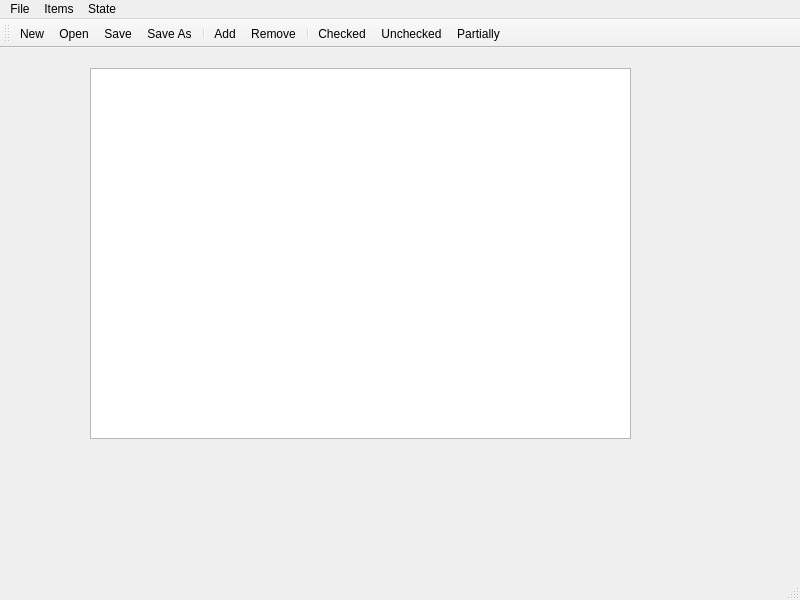
<?xml version="1.0" encoding="UTF-8"?>
<ui version="4.0">
 <class>MainWindow</class>
 <widget class="QMainWindow" name="MainWindow">
  <property name="geometry">
   <rect>
    <x>0</x>
    <y>0</y>
    <width>800</width>
    <height>600</height>
   </rect>
  </property>
  <property name="windowTitle">
   <string>MainWindow</string>
  </property>
  <widget class="QWidget" name="centralwidget">
   <widget class="QListWidget" name="listWidget">
    <property name="geometry">
     <rect>
      <x>90</x>
      <y>20</y>
      <width>541</width>
      <height>371</height>
     </rect>
    </property>
   </widget>
  </widget>
  <widget class="QMenuBar" name="menubar">
   <property name="geometry">
    <rect>
     <x>0</x>
     <y>0</y>
     <width>800</width>
     <height>25</height>
    </rect>
   </property>
   <widget class="QMenu" name="menuFile">
    <property name="title">
     <string>File</string>
    </property>
    <addaction name="actionNew"/>
    <addaction name="separator"/>
    <addaction name="actionOpen"/>
    <addaction name="actionSave"/>
    <addaction name="actionSave_As"/>
    <addaction name="separator"/>
    <addaction name="actionExit"/>
   </widget>
   <widget class="QMenu" name="menuItems">
    <property name="title">
     <string>Items</string>
    </property>
    <addaction name="actionAdd"/>
    <addaction name="actionRemove"/>
    <addaction name="separator"/>
    <addaction name="actionClear"/>
    <addaction name="separator"/>
    <addaction name="actionSelect_All"/>
    <addaction name="actionSelect_None"/>
   </widget>
   <widget class="QMenu" name="menuState">
    <property name="title">
     <string>State</string>
    </property>
    <addaction name="actionChecked"/>
    <addaction name="actionUnchecked"/>
    <addaction name="actionPartially"/>
   </widget>
   <addaction name="menuFile"/>
   <addaction name="menuItems"/>
   <addaction name="menuState"/>
  </widget>
  <widget class="QStatusBar" name="statusbar"/>
  <widget class="QToolBar" name="toolBar">
   <property name="windowTitle">
    <string>toolBar</string>
   </property>
   <attribute name="toolBarArea">
    <enum>TopToolBarArea</enum>
   </attribute>
   <attribute name="toolBarBreak">
    <bool>false</bool>
   </attribute>
   <addaction name="actionNew"/>
   <addaction name="actionOpen"/>
   <addaction name="actionSave"/>
   <addaction name="actionSave_As"/>
   <addaction name="separator"/>
   <addaction name="actionAdd"/>
   <addaction name="actionRemove"/>
   <addaction name="separator"/>
   <addaction name="actionChecked"/>
   <addaction name="actionUnchecked"/>
   <addaction name="actionPartially"/>
  </widget>
  <action name="actionOpen">
   <property name="icon">
    <iconset resource="resources.qrc">
     <normaloff>:/files/images/open.png</normaloff>:/files/images/open.png</iconset>
   </property>
   <property name="text">
    <string>Open</string>
   </property>
  </action>
  <action name="actionNew">
   <property name="icon">
    <iconset resource="resources.qrc">
     <normaloff>:/files/images/new.png</normaloff>:/files/images/new.png</iconset>
   </property>
   <property name="text">
    <string>New</string>
   </property>
  </action>
  <action name="actionSave">
   <property name="icon">
    <iconset resource="resources.qrc">
     <normaloff>:/files/images/save.png</normaloff>:/files/images/save.png</iconset>
   </property>
   <property name="text">
    <string>Save</string>
   </property>
  </action>
  <action name="actionSave_As">
   <property name="icon">
    <iconset resource="resources.qrc">
     <normaloff>:/files/images/save_as.png</normaloff>:/files/images/save_as.png</iconset>
   </property>
   <property name="text">
    <string>Save As</string>
   </property>
  </action>
  <action name="actionExit">
   <property name="text">
    <string>Exit</string>
   </property>
  </action>
  <action name="actionAdd">
   <property name="icon">
    <iconset resource="resources.qrc">
     <normaloff>:/files/images/add.png</normaloff>:/files/images/add.png</iconset>
   </property>
   <property name="text">
    <string>Add</string>
   </property>
  </action>
  <action name="actionRemove">
   <property name="icon">
    <iconset resource="resources.qrc">
     <normaloff>:/files/images/delete.png</normaloff>:/files/images/delete.png</iconset>
   </property>
   <property name="text">
    <string>Remove</string>
   </property>
  </action>
  <action name="actionClear">
   <property name="text">
    <string>Clear</string>
   </property>
  </action>
  <action name="actionSelect_All">
   <property name="text">
    <string>Select All</string>
   </property>
  </action>
  <action name="actionSelect_None">
   <property name="text">
    <string>Select None</string>
   </property>
  </action>
  <action name="actionChecked">
   <property name="icon">
    <iconset resource="resources.qrc">
     <normaloff>:/files/images/pencil_add.png</normaloff>:/files/images/pencil_add.png</iconset>
   </property>
   <property name="text">
    <string>Checked</string>
   </property>
  </action>
  <action name="actionUnchecked">
   <property name="icon">
    <iconset resource="resources.qrc">
     <normaloff>:/files/images/pencil_delete.png</normaloff>:/files/images/pencil_delete.png</iconset>
   </property>
   <property name="text">
    <string>Unchecked</string>
   </property>
  </action>
  <action name="actionPartially">
   <property name="icon">
    <iconset resource="resources.qrc">
     <normaloff>:/files/images/pencil_go.png</normaloff>:/files/images/pencil_go.png</iconset>
   </property>
   <property name="text">
    <string>Partially</string>
   </property>
  </action>
 </widget>
 <resources>
  <include location="resources.qrc"/>
 </resources>
 <connections/>
</ui>
